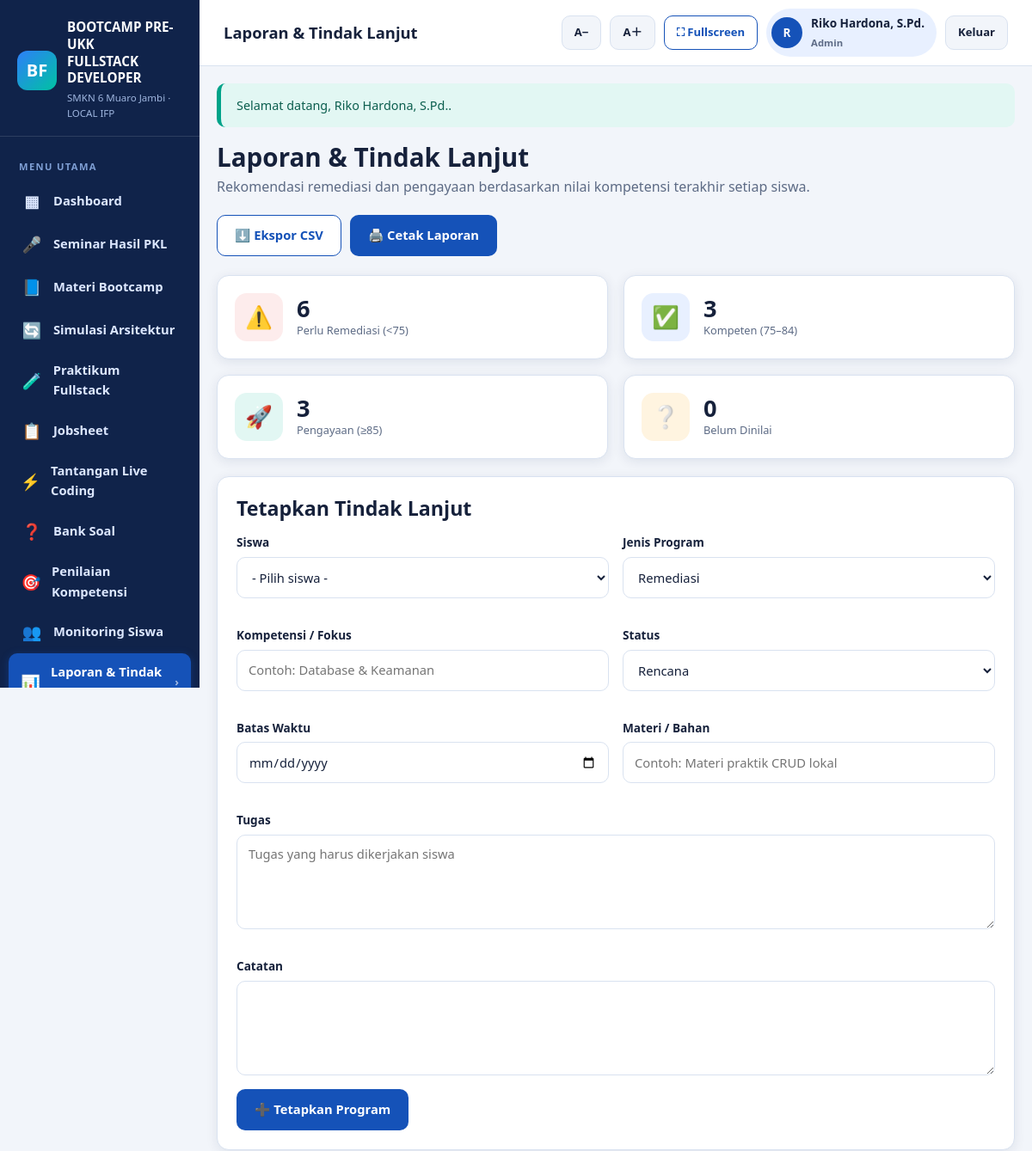
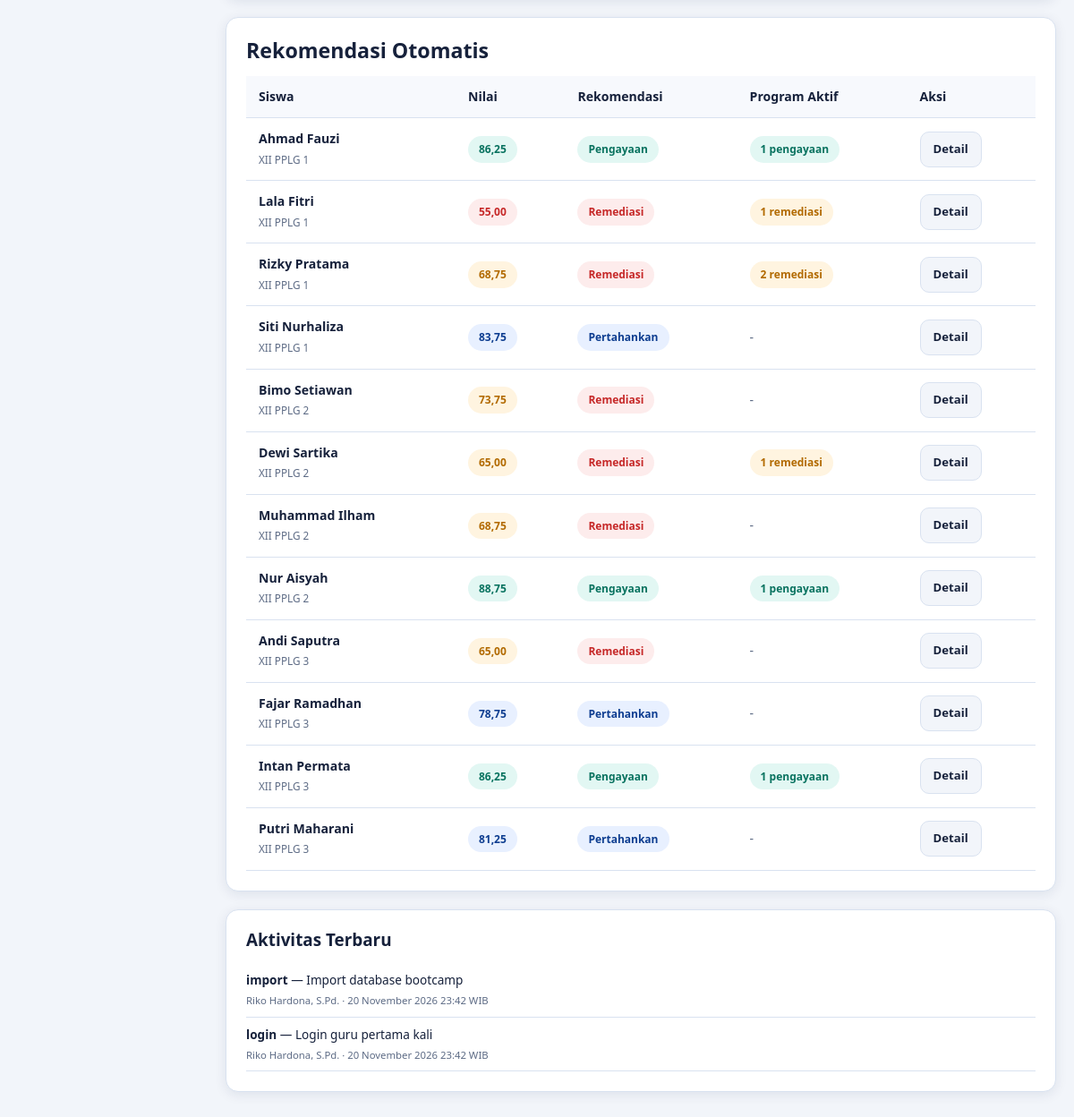
Page /modules/reports/index.php (signed in) on the committed database (2 pictures, top to bottom).
### tables this page shows
CREATE TABLE users (
  id          INT UNSIGNED AUTO_INCREMENT PRIMARY KEY,
  username    VARCHAR(50) NOT NULL UNIQUE,
  password    VARCHAR(255) NOT NULL,
  full_name   VARCHAR(120) NOT NULL,
  role        ENUM('admin','guru','siswa') NOT NULL DEFAULT 'guru',
  student_id  INT UNSIGNED DEFAULT NULL,
  is_active   TINYINT(1) NOT NULL DEFAULT 1,
  last_login  DATETIME DEFAULT NULL,
  created_at  TIMESTAMP NOT NULL DEFAULT CURRENT_TIMESTAMP,
  updated_at  TIMESTAMP NOT NULL DEFAULT CURRENT_TIMESTAMP ON UPDATE CURRENT_TIMESTAMP,
  KEY idx_users_role (role),
  CONSTRAINT fk_users_student FOREIGN KEY (student_id) REFERENCES students(id) ON DELETE SET NULL
);

CREATE TABLE students (
  id            INT UNSIGNED AUTO_INCREMENT PRIMARY KEY,
  nis           VARCHAR(30) NOT NULL UNIQUE,
  name          VARCHAR(100) NOT NULL,
  class_name    VARCHAR(30) NOT NULL DEFAULT 'XII PPLG 1',
  gender        ENUM('L','P') NOT NULL DEFAULT 'L',
  phone         VARCHAR(20) DEFAULT NULL,
  email         VARCHAR(120) DEFAULT NULL,
  pkl_place     VARCHAR(180) DEFAULT NULL,
  pkl_title     VARCHAR(200) DEFAULT NULL,
  technologies  TEXT DEFAULT NULL,
  problem_desc  TEXT DEFAULT NULL,
  features      TEXT DEFAULT NULL,
  status        ENUM('aktif','alumni') NOT NULL DEFAULT 'aktif',
  created_at    TIMESTAMP NOT NULL DEFAULT CURRENT_TIMESTAMP,
  updated_at    TIMESTAMP NOT NULL DEFAULT CURRENT_TIMESTAMP ON UPDATE CURRENT_TIMESTAMP
);

CREATE TABLE activity_log (
  id          INT UNSIGNED AUTO_INCREMENT PRIMARY KEY,
  user_id     INT UNSIGNED DEFAULT NULL,
  action      VARCHAR(100) NOT NULL,
  description TEXT DEFAULT NULL,
  ip_address  VARCHAR(45) DEFAULT NULL,
  created_at  TIMESTAMP NOT NULL DEFAULT CURRENT_TIMESTAMP,
  KEY idx_al_created (created_at)
);

### config/database.php (called while the page is built, shortened)
<?php
function db()
{
    static $pdo = null;
    if ($pdo instanceof PDO) {
        return $pdo;
    }
    $dsn = 'mysql:host=' . DB_HOST . ';dbname=' . DB_NAME . ';charset=' . DB_CHARSET;
    try {
        $pdo = new PDO($dsn, DB_USER, DB_PASS, [
            PDO::ATTR_ERRMODE            => PDO::ERRMODE_EXCEPTION,
            PDO::ATTR_DEFAULT_FETCH_MODE => PDO::FETCH_ASSOC,
            PDO::ATTR_EMULATE_PREPARES   => false,
        ]);
    } catch (PDOException $e) {
        http_response_code(500);
        echo '<!doctype html><html lang="id"><meta charset="utf-8">';
        echo '<title>Koneksi Database Gagal</title>';
        echo '<body style="font-family:Arial,sans-serif;padding:40px;line-height:1.7">';
        echo '<h1>Koneksi database gagal</h1>';
        echo '<p>Periksa kembali:</p><ul>';
        echo '<li>Laragon (Apache &amp; MySQL) sudah berjalan.</li>';
        echo '<li>Database <strong>' . htmlspecialchars(DB_NAME) . '</strong> sudah dibuat.</li>';
        echo '<li>File <code>database/database.sql</code> sudah di-import.</li>';
        echo '<li>Pengaturan DB di <code>config/config.php</code> sesuai.</li>';
        echo '</ul><p>Detail teknis: <code>' . htmlspecialchars($e->getMessage()) . '</code></p>';
        echo '</body></html>';
        exit;
    }
    return $pdo;
}
function db_all(string $sql, array $params = []): array
{
    $stmt = db()->prepare($sql);
    $stmt->execute($params);
    return $stmt->fetchAll();
}
function db_one(string $sql, array $params = []): ?array
{
    $stmt = db()->prepare($sql);
    $stmt->execute($params);
    $row = $stmt->fetch();
    return $row === false ? null : $row;
}

### auth/auth.php (called while the page is built, shortened)
<?php
require_once __DIR__ . '/../config/database.php';
function current_user(): ?array
{
    static $cache = null;
    if ($cache !== null) {
        return $cache;
    }
    $cache = db_one(
        'SELECT u.id, u.username, u.full_name, u.role, u.student_id, u.is_active,
                s.name AS student_name, s.class_name
         FROM users u
         LEFT JOIN students s ON s.id = u.student_id
         WHERE u.id = ? AND u.is_active = 1',
        [(int) $_SESSION['user_id']]
    );
    return $cache;
}
function is_logged_in(): bool
{
    return current_user() !== null;
}
function user_role(): string
{
    $u = current_user();
    return $u ? $u['role'] : '';
}
function can_manage(): bool
{
    return in_array(user_role(), ['admin', 'guru'], true);
}
function require_login(): void
{
    if (!is_logged_in()) {
        flash('warning', 'Silakan login terlebih dahulu.');
        redirect('login.php');
    }
}
function role_label(string $role): string
{
    return [
        'admin' => 'Admin',
        'guru'  => 'Guru',
        'siswa' => 'Siswa',
    ][$role] ?? $role;
}

### modules/reports/index.php (the view, shortened to what this page needs)
<?php
require_once dirname(__DIR__, 2) . '/config/database.php';
require_once dirname(__DIR__, 2) . '/auth/auth.php';
require_login();
$page_title = 'Laporan & Tindak Lanjut';
$ownStudentId = can_manage() ? 0 : (int) current_user()['student_id'];
$rows = db_all('SELECT s.*, c.total_score, c.assessment_date,
        (SELECT COUNT(*) FROM remediation r WHERE r.student_id = s.id) AS rem_count,
        (SELECT COUNT(*) FROM enrichment en WHERE en.student_id = s.id) AS en_count
    FROM students s
    LEFT JOIN competency_assessments c ON c.id = (
        SELECT MAX(id) FROM competency_assessments WHERE student_id = s.id
    )
    WHERE s.status = "aktif" AND (? = 0 OR s.id = ?)
    ORDER BY FIELD(s.class_name, "XII PPLG 1", "XII PPLG 2", "XII PPLG 3"), s.name', [$ownStudentId, $ownStudentId]);
$remedial = array_values(array_filter($rows, fn($r) => $r['total_score'] !== null && (float)$r['total_score'] < 75));
$enrich = array_values(array_filter($rows, fn($r) => $r['total_score'] !== null && (float)$r['total_score'] >= 85));
$ready = array_values(array_filter($rows, fn($r) => $r['total_score'] !== null && (float)$r['total_score'] >= 75 && (float)$r['total_score'] < 85));
$unscored = array_values(array_filter($rows, fn($r) => $r['total_score'] === null));
$log = can_manage()
    ? db_all('SELECT a.*, u.full_name AS user_name FROM activity_log a LEFT JOIN users u ON u.id = a.user_id ORDER BY a.id DESC LIMIT 15')
    : [];
?>
<?php include dirname(__DIR__, 2) . '/includes/header.php'; ?>
<div class="page-head">
    <div>
        <h1><?= can_manage() ? 'Laporan & Tindak Lanjut' : 'Rekomendasi Belajar Saya' ?></h1>
        <p>Rekomendasi remediasi dan pengayaan berdasarkan nilai kompetensi terakhir
            <?= can_manage() ? 'setiap siswa.' : 'Anda.' ?></p>
    </div>
    <div class="btn-group">
        <?php if (can_manage()): ?>
        <a class="btn btn-outline" href="<?= url('modules/reports/export.php') ?>">⬇️ Ekspor CSV</a>
        <?php endif; ?>
        <a class="btn btn-primary" href="<?= url('modules/reports/print.php') ?>" target="_blank">🖨️ Cetak Laporan</a>
    </div>
</div>
<div class="grid grid-4" style="margin-bottom:20px">
    <div class="stat-card"><div class="stat-icon red">⚠️</div><div>
        <div class="stat-value"><?= count($remedial) ?></div><div class="stat-label">Perlu Remediasi (&lt;75)</div></div></div>
    <div class="stat-card"><div class="stat-icon blue">✅</div><div>
        <div class="stat-value"><?= count($ready) ?></div><div class="stat-label">Kompeten (75–84)</div></div></div>
    <div class="stat-card"><div class="stat-icon green">🚀</div><div>
        <div class="stat-value"><?= count($enrich) ?></div><div class="stat-label">Pengayaan (≥85)</div></div></div>
    <div class="stat-card"><div class="stat-icon orange">❔</div><div>
        <div class="stat-value"><?= count($unscored) ?></div><div class="stat-label">Belum Dinilai</div></div></div>
</div>
<?php if (can_manage()): ?>
<div class="card">
    <div class="card-head"><h2>Tetapkan Tindak Lanjut</h2></div>
    <form method="post" action="<?= url('modules/reports/process.php') ?>">
        <div class="form-grid">
            <div class="form-group">
                <label>Siswa</label>
                <select name="student_id" required>
                    <option value="">- Pilih siswa -</option>
                </select>
            </div>
            <div class="form-group">
                <label>Jenis Program</label>
                <select name="program">
                    <option value="remediation">Remediasi</option>
                </select>
            </div>
            <div class="form-group">
                <label>Kompetensi / Fokus</label>
                <input type="text" name="competency" placeholder="Contoh: Database & Keamanan" required>
            </div>
            <div class="form-group">
                <label>Status</label>
                <select name="status">
                    <option value="rencana">Rencana</option>
                </select>
            </div>
            <div class="form-group">
                <label>Batas Waktu</label>
                <input type="date" name="due_date">
            </div>
            <div class="form-group">
                <label>Materi / Bahan</label>
                <input type="text" name="material" placeholder="Contoh: Materi praktik CRUD lokal" required>
            </div>
            <div class="form-group full">
                <label>Tugas</label>
                <textarea name="task" rows="2" required placeholder="Tugas yang harus dikerjakan siswa"></textarea>
            </div>
            <div class="form-group full">
                <label>Catatan</label>
                <textarea name="notes" rows="2"></textarea>
            </div>
        </div>
        <button class="btn btn-primary" type="submit">➕ Tetapkan Program</button>
    </form>
</div>
<?php endif; ?>
<div class="card">
    <div class="card-head"><h2>Rekomendasi Otomatis</h2></div>
    <div class="table-wrap">
        <table class="data-table">
            <thead><tr><th>Siswa</th><th>Nilai</th><th>Rekomendasi</th><th>Program Aktif</th><th>Aksi</th></tr></thead>
            <tbody>
            <?php foreach ($rows as $r): ?>
                <?php $s = (float)$r['total_score']; ?>
                <tr>
                    <td><strong><?= e($r['name']) ?></strong><br><small><?= e($r['class_name']) ?></small></td>
                    <td><span class="badge <?= score_badge_class($s) ?>"><?= fmt_score($s) ?></span></td>
                    <td>
                        <?php if ($s < 75): ?><span class="badge badge-red">Remediasi</span>
                        <?php elseif ($s >= 85): ?><span class="badge badge-green">Pengayaan</span>
                        <?php else: ?><span class="badge badge-blue">Pertahankan</span><?php endif; ?>
                    </td>
                    <td>
                        <?php if ((int)$r['rem_count'] > 0): ?><span class="badge badge-yellow"><?= (int)$r['rem_count'] ?> remediasi</span> <?php endif; ?>
                        <?php if ((int)$r['en_count'] > 0): ?><span class="badge badge-green"><?= (int)$r['en_count'] ?> pengayaan</span><?php endif; ?>
                        <?php if ((int)$r['rem_count'] === 0 && (int)$r['en_count'] === 0): ?><span class="muted">-</span><?php endif; ?>
                    </td>
                    <td><a class="btn btn-light btn-sm" href="<?= url('modules/students/detail.php?id=' . (int)$r['id']) ?>">Detail</a></td>
                </tr>
            <?php endforeach; ?>
            </tbody>
        </table>
    </div>
</div>
<?php if ($log): ?>
<div class="card">
    <div class="card-head"><h3>Aktivitas Terbaru</h3></div>
    <?php foreach ($log as $l): ?>
        <div style="padding:8px 0;border-bottom:1px solid var(--line);font-size:.85rem">
            <strong><?= e($l['action']) ?></strong> — <?= e($l['description']) ?>
            <br><small class="muted"><?= e($l['user_name'] ?? 'Sistem') ?> · <?= e(format_date($l['created_at'], true)) ?></small>
        </div>
    <?php endforeach; ?>
</div>
<?php endif; ?>
<?php include dirname(__DIR__, 2) . '/includes/footer.php'; ?>

### includes/header.php (shortened to what this page needs)
<?php
$user = current_user();
$currentPath = str_replace('\\', '/', $_SERVER['SCRIPT_NAME'] ?? '');
$activeKey = '';
$map = [
    'dashboard'    => ['index.php'],
    'seminar'      => ['/modules/seminar/'],
    'materi'       => ['/modules/materi/'],
    'praktikum'    => ['/modules/praktikum/', '/modules/code/'],
    'jobsheet'     => ['/modules/jobsheet/'],
    'challenges'   => ['/modules/challenges/'],
    'questions'    => ['/modules/questions/'],
    'assessment'   => ['/modules/assessment/'],
    'students'     => ['/modules/students/'],
    'reports'      => ['/modules/reports/'],
    'settings'     => ['/modules/settings/'],
    'simulasi'     => ['/modules/simulasi/'],
];
foreach ($map as $key => $patterns) {
    foreach ($patterns as $pattern) {
        if ($key === 'dashboard') {
            $base = rtrim(BASE_PATH, '/');
            if (rtrim($currentPath, '/') === $base . '/index.php' || rtrim($currentPath, '/') === $base) {
                $activeKey = 'dashboard';
            }
        } elseif (strpos($currentPath, $pattern) !== false) {
            $activeKey = $key;
        }
    }
}
$menu = [
    ['dashboard',  '▦', 'Dashboard',            'index.php'],
    ['seminar',    '🎤', 'Seminar Hasil PKL',   'modules/seminar/index.php'],
    ['materi',     '📘', 'Materi Bootcamp',     'modules/materi/index.php'],
    ['simulasi',   '🔄', 'Simulasi Arsitektur', 'modules/simulasi/index.php'],
    ['praktikum',  '🧪', 'Praktikum Fullstack', 'modules/praktikum/index.php'],
    ['jobsheet',   '📋', 'Jobsheet',            'modules/jobsheet/index.php'],
    ['challenges', '⚡', 'Tantangan Live Coding','modules/challenges/index.php'],
    ['questions',  '❓', 'Bank Soal',           'modules/questions/index.php'],
    ['assessment', '🎯', 'Penilaian Kompetensi','modules/assessment/index.php'],
    ['students',   '👥', 'Monitoring Siswa',    'modules/students/index.php'],
    ['reports',    '📊', 'Laporan & Tindak Lanjut','modules/reports/index.php'],
    ['settings',   '⚙️', 'Pengaturan',          'modules/settings/index.php'],
];
?>
<!doctype html>
<html lang="id">
<head>
    <link rel="stylesheet" href="<?= asset('css/app.css') ?>">
</head>
<body>
<div class="app-shell">
    <aside class="sidebar">
        <div class="sidebar-brand">
            <div class="logo">
                <div class="logo-mark">BF</div>
                <div>
                    <strong>BOOTCAMP PRE-UKK<br>FULLSTACK DEVELOPER</strong>
                    <small><?= e(SCHOOL_NAME) ?> · LOCAL IFP</small>
                </div>
            </div>
        </div>
        <nav class="sidebar-nav">
            <div class="nav-label">Menu Utama</div>
            <?php foreach ($menu as $item): ?>
                <?php
                [$key, $icon, $label, $link] = $item;
                ?>
                <a class="nav-item <?= $activeKey === $key ? 'active' : '' ?>"
                   href="<?= url($link) ?>">
                    <span class="ico"><?= $icon ?></span>
                    <span><?= e($label) ?></span>
                    <?php if ($activeKey === $key): ?><span class="chev">›</span><?php endif; ?>
                </a>
            <?php endforeach; ?>
        </nav>
    </aside>
    <div class="main-area">
        <header class="topbar">
            <h1><?= e($page_title) ?></h1>
            <div class="topbar-actions">
                <button type="button" class="btn btn-light btn-sm no-print" onclick="changeFontSize(-1)" title="Perkecil teks">A−</button>
                <button type="button" class="btn btn-light btn-sm no-print" onclick="changeFontSize(1)" title="Perbesar teks">A＋</button>
                <button type="button" class="btn btn-outline btn-sm no-print" onclick="toggleFullscreen()" title="Layar penuh">⛶ Fullscreen</button>
                <?php if ($user): ?>
                    <div class="user-chip">
                        <span class="avatar"><?= e(mb_substr($user['full_name'], 0, 1)) ?></span>
                        <span>
                            <?= e($user['full_name']) ?><br>
                            <small><?= e(role_label($user['role'])) ?></small>
                        </span>
                    </div>
                    <a class="btn btn-light btn-sm no-print" href="<?= url('logout.php') ?>">Keluar</a>
                <?php endif; ?>
            </div>
        </header>
        <main class="content">

### rows in the picture
users: full_name "R", full_name "Riko Hardona, S.Pd.", role "Admin"
students: name "Ahmad Fauzi", class_name "XII PPLG 1", s "86,25", shows "Pengayaan", en_count "1"
students: name "Lala Fitri", class_name "XII PPLG 1", s "55,00", shows "Remediasi", rem_count "1"
students: name "Rizky Pratama", class_name "XII PPLG 1", s "68,75", shows "Remediasi", rem_count "2"
students: name "Siti Nurhaliza", class_name "XII PPLG 1", s "83,75", shows "Pertahankan"
students: name "Bimo Setiawan", class_name "XII PPLG 2", s "73,75", shows "Remediasi"
students: name "Dewi Sartika", class_name "XII PPLG 2", s "65,00", shows "Remediasi", rem_count "1"
students: name "Muhammad Ilham", class_name "XII PPLG 2", s "68,75", shows "Remediasi"
students: name "Nur Aisyah", class_name "XII PPLG 2", s "88,75", shows "Pengayaan", en_count "1"
students: name "Andi Saputra", class_name "XII PPLG 3", s "65,00", shows "Remediasi"
students: name "Fajar Ramadhan", class_name "XII PPLG 3", s "78,75", shows "Pertahankan"
students: name "Intan Permata", class_name "XII PPLG 3", s "86,25", shows "Pengayaan", en_count "1"
students: name "Putri Maharani", class_name "XII PPLG 3", s "81,25", shows "Pertahankan"
activity_log: action "import", description "Import database bootcamp", user.full_name "Riko Hardona, S.Pd.", created_at "20 November 2026 23:42 WIB"
activity_log: action "login", description "Login guru pertama kali", user.full_name "Riko Hardona, S.Pd.", created_at "20 November 2026 23:42 WIB"

### other values in the picture
SCHOOL_NAME "SMKN 6 Muaro Jambi"
$icon "▦"
$label "Dashboard"
$icon "🎤"
$label "Seminar Hasil PKL"
$icon "📘"
$label "Materi Bootcamp"
$icon "🔄"
$label "Simulasi Arsitektur"
$icon "🧪"
$label "Praktikum Fullstack"
$icon "📋"
$label "Jobsheet"
$icon "⚡"
$label "Tantangan Live Coding"
